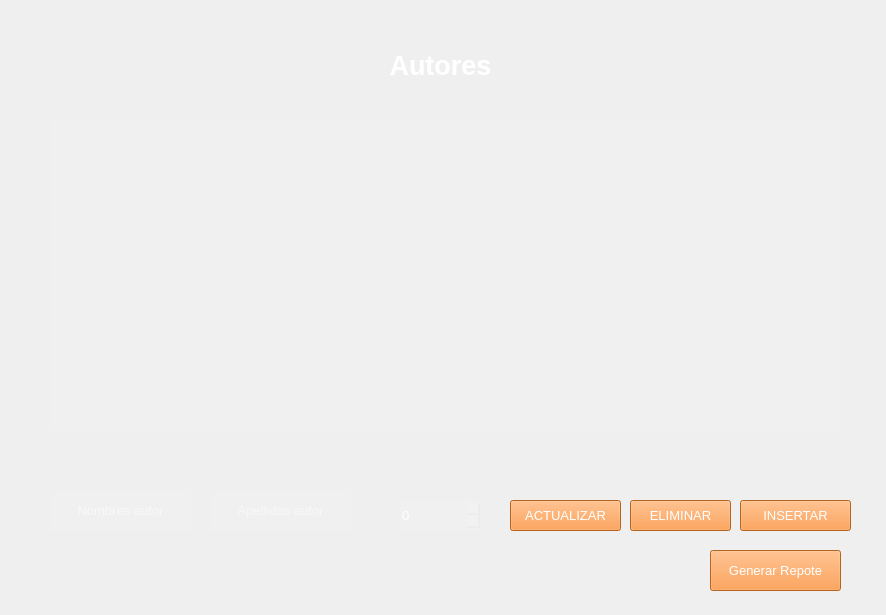
<?xml version="1.0" encoding="UTF-8"?>
<ui version="4.0">
 <class>MainWindow</class>
 <widget class="QMainWindow" name="MainWindow">
  <property name="geometry">
   <rect>
    <x>0</x>
    <y>0</y>
    <width>886</width>
    <height>615</height>
   </rect>
  </property>
  <property name="windowTitle">
   <string>Autores</string>
  </property>
  <property name="windowIcon">
   <iconset>
    <normaloff>../imagenes/logoLibreria.svg</normaloff>../imagenes/logoLibreria.svg</iconset>
  </property>
  <widget class="QWidget" name="centralwidget">
   <property name="font">
    <font>
     <family>Arial</family>
     <pointsize>10</pointsize>
     <weight>50</weight>
     <bold>false</bold>
    </font>
   </property>
   <widget class="QTableWidget" name="tblWdgtUsuarios">
    <property name="geometry">
     <rect>
      <x>50</x>
      <y>120</y>
      <width>791</width>
      <height>311</height>
     </rect>
    </property>
    <property name="styleSheet">
     <string notr="true">background-color: rgb(255, 255, 255,10);
color: rgb(0, 0, 0);
border:none;</string>
    </property>
   </widget>
   <widget class="QLabel" name="label">
    <property name="geometry">
     <rect>
      <x>50</x>
      <y>20</y>
      <width>781</width>
      <height>91</height>
     </rect>
    </property>
    <property name="font">
     <font>
      <family>Arial</family>
      <pointsize>20</pointsize>
      <weight>75</weight>
      <bold>true</bold>
     </font>
    </property>
    <property name="styleSheet">
     <string notr="true">color:rgb(255,255,255);</string>
    </property>
    <property name="text">
     <string>Autores</string>
    </property>
    <property name="alignment">
     <set>Qt::AlignCenter</set>
    </property>
   </widget>
   <widget class="QPushButton" name="btnInsertar">
    <property name="geometry">
     <rect>
      <x>740</x>
      <y>500</y>
      <width>111</width>
      <height>31</height>
     </rect>
    </property>
    <property name="styleSheet">
     <string notr="true">QFrame{
	background-color: rgb(50, 145, 165);
}
QPushButton{
	
	background-color: rgb(255, 138, 42);
	color: rgb(255,255,255)
}
QPushButton:hover{
background-color: rgb(255, 104, 3);

}</string>
    </property>
    <property name="text">
     <string>INSERTAR</string>
    </property>
   </widget>
   <widget class="QPushButton" name="btnActualizar">
    <property name="geometry">
     <rect>
      <x>510</x>
      <y>500</y>
      <width>111</width>
      <height>31</height>
     </rect>
    </property>
    <property name="styleSheet">
     <string notr="true">QFrame{
	background-color: rgb(50, 145, 165);
}
QPushButton{
	
	background-color: rgb(255, 138, 42);
	color: rgb(255,255,255)
}
QPushButton:hover{
background-color: rgb(255, 104, 3);

}</string>
    </property>
    <property name="text">
     <string>ACTUALIZAR</string>
    </property>
   </widget>
   <widget class="QPushButton" name="btnEliminar">
    <property name="geometry">
     <rect>
      <x>630</x>
      <y>500</y>
      <width>101</width>
      <height>31</height>
     </rect>
    </property>
    <property name="styleSheet">
     <string notr="true">QFrame{
	background-color: rgb(50, 145, 165);
}
QPushButton{
	
	background-color: rgb(255, 138, 42);
	color: rgb(255,255,255)
}
QPushButton:hover{
background-color: rgb(255, 104, 3);

}</string>
    </property>
    <property name="text">
     <string>ELIMINAR</string>
    </property>
   </widget>
   <widget class="QLineEdit" name="txtNombres">
    <property name="geometry">
     <rect>
      <x>50</x>
      <y>490</y>
      <width>141</width>
      <height>41</height>
     </rect>
    </property>
    <property name="styleSheet">
     <string notr="true">background-color: rgb(255, 255, 255,10);
color: rgb(255, 255, 255);
border:none;</string>
    </property>
    <property name="alignment">
     <set>Qt::AlignCenter</set>
    </property>
    <property name="placeholderText">
     <string>Nombres autor</string>
    </property>
   </widget>
   <widget class="QLineEdit" name="txtApellidos">
    <property name="geometry">
     <rect>
      <x>210</x>
      <y>490</y>
      <width>141</width>
      <height>41</height>
     </rect>
    </property>
    <property name="styleSheet">
     <string notr="true">background-color: rgb(255, 255, 255,10);
color: rgb(255, 255, 255);
border:none;</string>
    </property>
    <property name="text">
     <string/>
    </property>
    <property name="alignment">
     <set>Qt::AlignCenter</set>
    </property>
    <property name="placeholderText">
     <string>Apellidos autor</string>
    </property>
   </widget>
   <widget class="QSpinBox" name="spIdAutor">
    <property name="geometry">
     <rect>
      <x>400</x>
      <y>500</y>
      <width>81</width>
      <height>31</height>
     </rect>
    </property>
    <property name="styleSheet">
     <string notr="true">background-color: rgb(255, 255, 255,10);
color: rgb(255, 255, 255);
border:none;</string>
    </property>
   </widget>
   <widget class="QLabel" name="lblUsuario">
    <property name="geometry">
     <rect>
      <x>650</x>
      <y>20</y>
      <width>131</width>
      <height>41</height>
     </rect>
    </property>
    <property name="text">
     <string/>
    </property>
   </widget>
   <widget class="QLabel" name="lblMensaje">
    <property name="geometry">
     <rect>
      <x>20</x>
      <y>540</y>
      <width>451</width>
      <height>16</height>
     </rect>
    </property>
    <property name="text">
     <string/>
    </property>
   </widget>
   <widget class="QPushButton" name="btnReporte">
    <property name="geometry">
     <rect>
      <x>710</x>
      <y>550</y>
      <width>131</width>
      <height>41</height>
     </rect>
    </property>
    <property name="styleSheet">
     <string notr="true">QFrame{
	background-color: rgb(50, 145, 165);
}
QPushButton{
	
	background-color: rgb(255, 138, 42);
	color: rgb(255,255,255)
}
QPushButton:hover{
background-color: rgb(255, 104, 3);

}</string>
    </property>
    <property name="text">
     <string>Generar Repote</string>
    </property>
   </widget>
   <widget class="QLabel" name="label_2">
    <property name="geometry">
     <rect>
      <x>0</x>
      <y>0</y>
      <width>901</width>
      <height>621</height>
     </rect>
    </property>
    <property name="text">
     <string/>
    </property>
    <property name="pixmap">
     <pixmap>../imagenes/fondo.svg</pixmap>
    </property>
   </widget>
   <zorder>label_2</zorder>
   <zorder>tblWdgtUsuarios</zorder>
   <zorder>label</zorder>
   <zorder>btnInsertar</zorder>
   <zorder>btnActualizar</zorder>
   <zorder>btnEliminar</zorder>
   <zorder>txtNombres</zorder>
   <zorder>txtApellidos</zorder>
   <zorder>spIdAutor</zorder>
   <zorder>lblUsuario</zorder>
   <zorder>lblMensaje</zorder>
   <zorder>btnReporte</zorder>
  </widget>
 </widget>
 <resources/>
 <connections/>
</ui>
